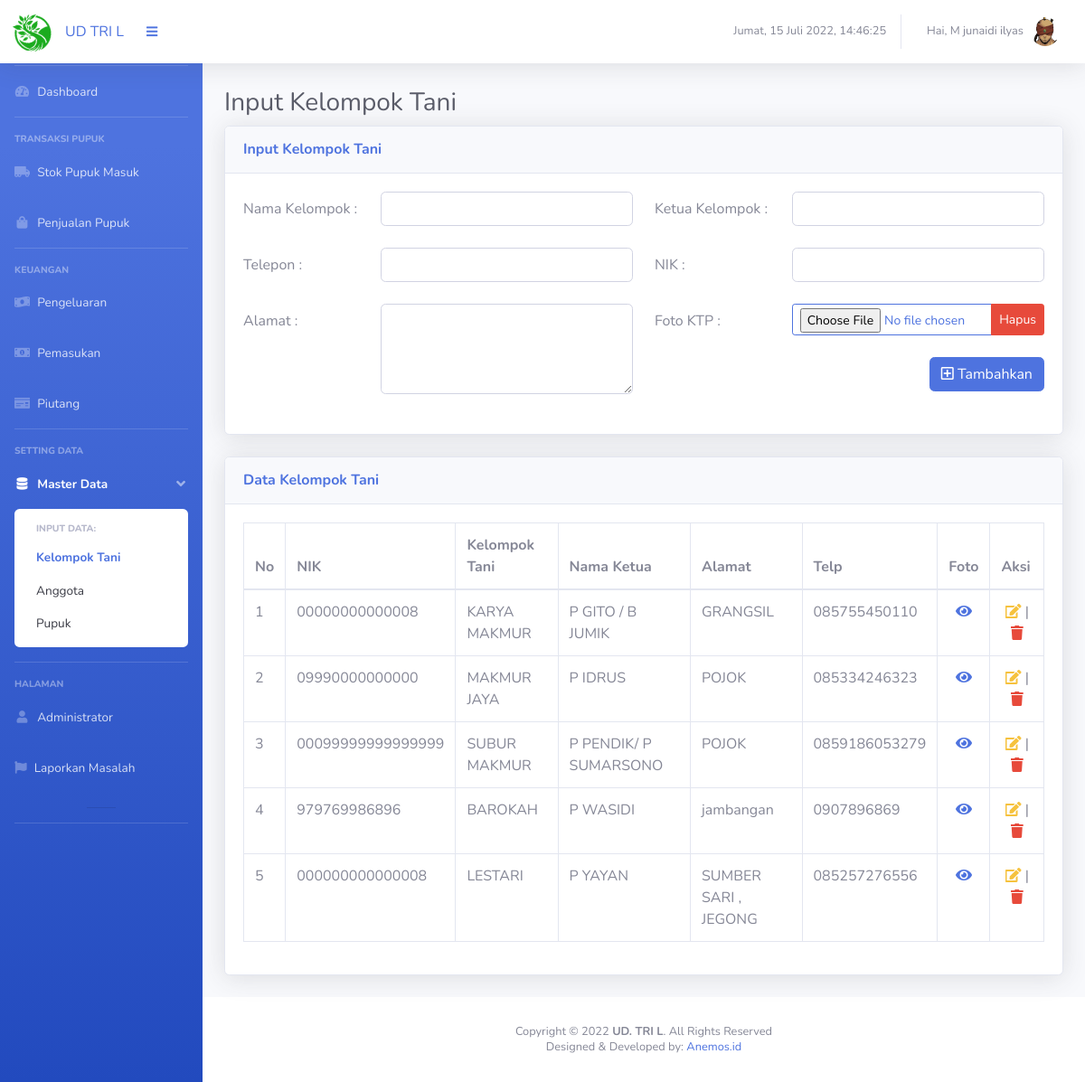
The app's page /page_kel_tani.php?m=4&n=2 (signed in) with its own data.
### tables this page shows
CREATE TABLE `data_kel_tani` (
  `ID_KT` int(50) NOT NULL,
  `NIK` varchar(50) DEFAULT NULL,
  `Nama_Kel` varchar(100) DEFAULT NULL,
  `Nama_Ketua` varchar(50) DEFAULT NULL,
  `Alamat` varchar(100) DEFAULT NULL,
  `Telp` varchar(50) DEFAULT NULL,
  `Foto` varchar(50) DEFAULT NULL
);

### page_kel_tani.php (the view, shortened to what this page needs)
<?php
include "connection.php";
if (isset($_SESSION['login'])) {
    ?>
<!DOCTYPE html>
<html lang="en">
<head>
  <link href="vendor/fontawesome-free/css/all.min.css" rel="stylesheet" type="text/css">
  <link href="css/sb-admin-2.min.css" rel="stylesheet">
  <link href="vendor/datatables/dataTables.bootstrap4.min.css" rel="stylesheet">
</head>
<body id="page-top">
  <div id="wrapper">
    <?php include "segment/sidebar.php";?>
    <div id="content-wrapper" class="d-flex flex-column">
      <div id="content">
        <?php include "segment/header.php";?>
        <div class="container-fluid">
          <div class="d-sm-flex align-items-center justify-content-between ">
            <h1 id="hu" class="h3 pp text-gray-800">Input Kelompok Tani</h1>
          </div>
          <div class="row">
            <div class="col-xl-12 col-lg-12">
              <div class="card shadow mb-4">
                <div class="card-header py-3 d-flex flex-row align-items-center justify-content-between">
                  <h6 class="m-0 font-weight-bold text-primary">Input Kelompok Tani</h6>
                </div>
                <div class="card-body">
                  <form method="POST" action="addKelompok.php" enctype="multipart/form-data">
                    <div class="row mb-2">
                      <label for="namakel" class="col-sm-2 col-form-label"> Nama Kelompok :
                      </label>
                      <div class="col-sm-4">
                        <input type="text" class="form-control" id="namakel" name="namakel" required>
                      </div>
                      <label for="ketuakel" class="col-sm-2 col-form-label"> Ketua Kelompok :
                      </label>
                      <div class="col-sm-4">
                        <input type="text" class="form-control" id="ketuakel" name="ketuakel" required>
                      </div>
                    </div>
                    <div class="row mb-2">
                      <label for="telp" class="col-sm-2 col-form-label"> Telepon : </label>
                      <div class="col-sm-4">
                        <input type="number" class="form-control" id="telp" name="telp" required>
                      </div>
                      <label for="nik" class="col-sm-2 col-form-label"> NIK : </label>
                      <div class="col-sm-4">
                        <input type="number" class="form-control" id="nik" name="nik" required>
                      </div>
                    </div>
                    <div class="row mb-2">
                      <label for="alamat" class="col-sm-2 col-form-label"> Alamat : </label>
                      <div class="col-sm-4">
                        <textarea class="form-control" style="height: 100px" id="alamat" name="alamat"
                          required></textarea>
                      </div>
                      <label class="col-sm-2 col-form-label"> Foto KTP : </label>
                      <div class="col-sm-4">
                        <div class="input-group mb-3">
                          <input type="file" id="pics" name="pics" class="form-control btn btn-outline-primary btn-sm "
                            onchange="PreviewImage();">
                          <div class="input-group-append">
                            <button class="btn btn-danger btn-sm" type="button" id="button-addon2"
                              onclick="hapus();">Hapus </button>
                          </div>
                        </div>
                        <div class="float-right mt-2">
                          <button type="submit" class="btn btn-primary" name="tambah"><i class="far fa-plus-square"></i>
                            Tambahkan </button>
                        </div>
                      </div>
                    </div>
                  </form>
                </div>
              </div>
            </div>
            <div class="col-xl-12 col-lg-10">
              <div class="card shadow mb-4">
                <div class="card-header py-3 d-flex flex-row align-items-center justify-content-between">
                  <h6 class="m-0 font-weight-bold text-primary">Data Kelompok Tani</h6>
                </div>
                <div class="card-body">
                  <div class="table-responsive">
                    <table class="table table-bordered" id="dataTable" width="100%" cellspacing="0">
                      <thead>
                        <tr>
                          <th scope="col">No</th>
                          <th scope="col">NIK</th>
                          <th scope="col">Kelompok Tani</th>
                          <th scope="col">Nama Ketua</th>
                          <th scope="col">Alamat</th>
                          <th scope="col">Telp</th>
                          <th scope="col">Foto</th>
                          <th scope="col">Aksi</th>
                        </tr>
                      </thead>
                      <tbody>
                        <?php
$no = 1;
    $data = mysqli_query($conn, "SELECT * FROM data_kel_tani ORDER BY ID_KT DESC");
    foreach ($data as $all) {
        echo ('<tr><td>' . $no . '</td>');
        echo ('<td>' . $all['NIK'] . '</td>');
        echo ('<td>' . $all['Nama_Kel'] . '</td>');
        echo ('<td>' . $all['Nama_Ketua'] . '</td>');
        echo ('<td>' . $all['Alamat'] . '</td>');
        echo ('<td>' . $all['Telp'] . '</td>');
        echo ('<td><a href="" data-toggle="modal" data-target="#viewFoto');
        echo ($all['ID_KT'] . '"><center><i class="fas fa-eye" data-toggle="tooltip" data-placement="top" title="Lihat Foto"></i> </center>  </i></a></td>');
        echo ('<td><center><a href=page_edit_kel_tani.php?m=4&n=2&id=');
        echo ($all['ID_KT'] . '><span class="btn-icon-split text-warning"
                                                    data-toggle="tooltip" data-placement="top" title="Edit Data"><i
                                                        class="fas fa-edit"></i></span></a>
                                                <text> | </text><a href="" data-toggle="modal" data-target="#exampleModalCenter');
        echo ($all['ID_KT'] . '"><span class="btn-icon-split text-danger" data-toggle="tooltip" data-placement="left"
                                                        title="Hapus Data"><i class="fas fa-trash"></i></span></a></td>
                                                </center>
                                                </tr>');
        $no++;
        ?></tr>
                        <?php }?>
                      </tbody>
                    </table>
                  </div>
                </div>
              </div>
            </div>
          </div>
        </div>
      </div>
      <?php include "segment/footer.php";?>
    </div>
  </div>
</body>
</html>
<?php } else {
    header("Location: login.php");
    exit();
}?>

### records on screen
data_kel_tani: NIK "00000000000008", Nama_Kel "KARYA MAKMUR", Nama_Ketua "P GITO / B JUMIK", Alamat "GRANGSIL", Telp "085755450110"
data_kel_tani: NIK "09990000000000", Nama_Kel "MAKMUR JAYA", Nama_Ketua "P IDRUS", Alamat "POJOK", Telp "085334246323"
data_kel_tani: NIK "00099999999999999", Nama_Kel "SUBUR MAKMUR", Nama_Ketua "P PENDIK/ P SUMARSONO", Alamat "POJOK", Telp "0859186053279"
data_kel_tani: NIK "979769986896", Nama_Kel "BAROKAH", Nama_Ketua "P WASIDI", Alamat "jambangan", Telp "0907896869"
data_kel_tani: NIK "000000000000008", Nama_Kel "LESTARI", Nama_Ketua "P YAYAN", Alamat "SUMBER SARI , JEGONG", Telp "085257276556"

### other values on screen
$_SESSION['per'] "UD TRI L"
$_SESSION['nama'] "M junaidi ilyas"
